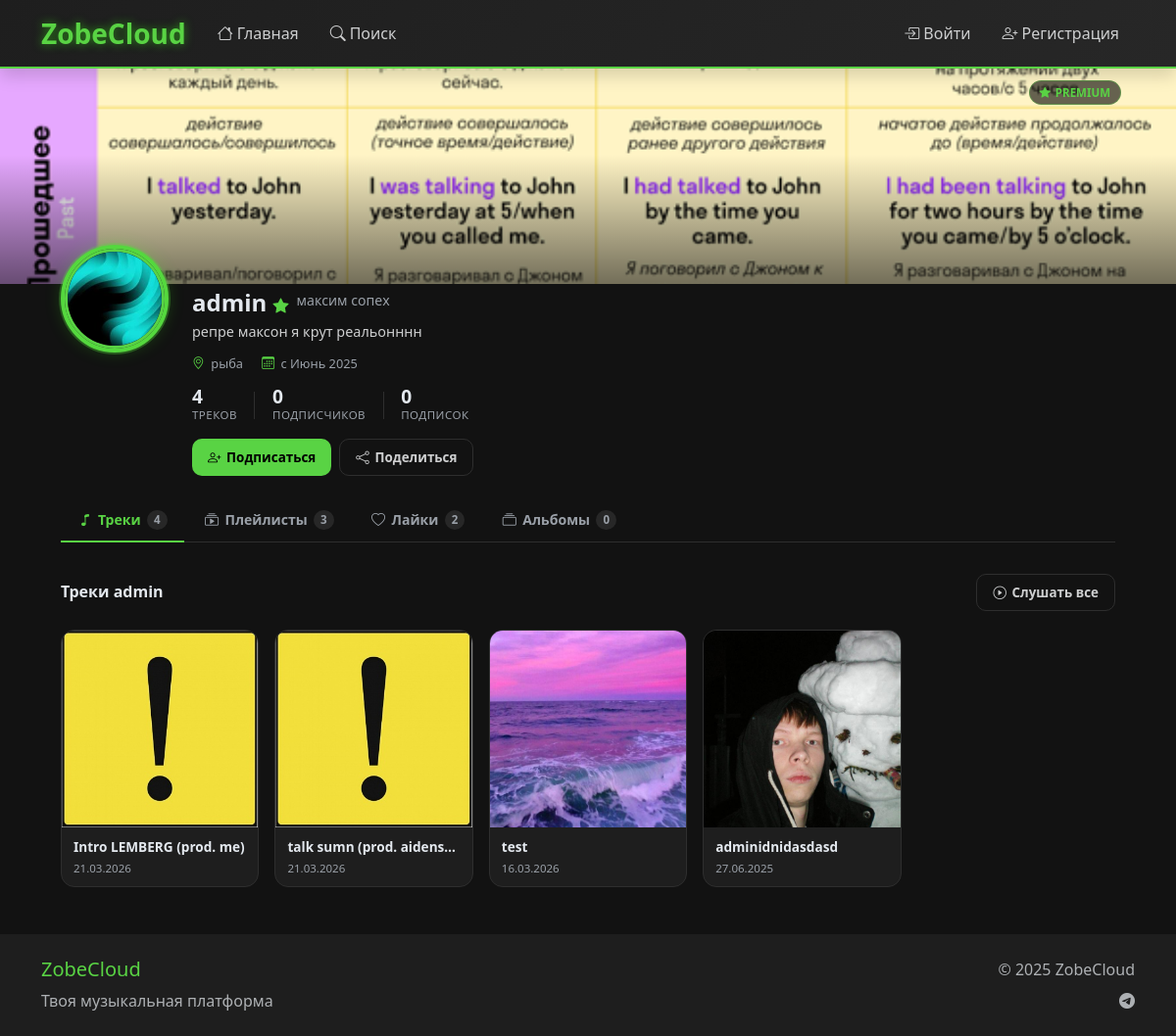
Screenshot of /user/admin/ with the database file from the repository.
### main/models.py (models this page shows, shortened)
class UserProfile(models.Model):
    user = models.OneToOneField(User, on_delete=models.CASCADE, related_name='profile')
    bio = models.TextField(max_length=500, blank=True, verbose_name="О себе")
    location = models.CharField(max_length=100, blank=True, verbose_name="Местоположение")
    website = models.URLField(blank=True, verbose_name="Веб-сайт")
    avatar = models.ImageField(upload_to='avatars/', blank=True, null=True, verbose_name="Аватар")
    banner = models.ImageField(upload_to='banners/', blank=True, null=True, verbose_name="Баннер")
    is_private = models.BooleanField(default=False, verbose_name="Приватный профиль")
    created_at = models.DateTimeField(auto_now_add=True)
    updated_at = models.DateTimeField(auto_now=True)
    last_seen = models.DateTimeField(null=True, blank=True, verbose_name="Последнее посещение")
    terms_accepted_at = models.DateTimeField(null=True, blank=True, verbose_name="Дата принятия лицензионного соглашения")
    class Meta:
        verbose_name = "Профиль пользователя"
        verbose_name_plural = "Профили пользователей"
    @property
    def avatar_url(self):
        if self.avatar and hasattr(self.avatar, 'url'):
            try:
                return self.avatar.url
            except ValueError:
                return self.get_default_avatar()
        return self.get_default_avatar()
    def get_default_avatar(self):
        return f"{settings.STATIC_URL}images/default-avatar.png"
    @property
    def banner_url(self):
        if self.banner and hasattr(self.banner, 'url'):
            try:
                return self.banner.url
            except ValueError:
                return None
        return None
    @property
    def followers_count(self):
        return self.user.followers.count()
    @property
    def following_count(self):
        return self.user.following.count()
    @property
    def is_premium(self):
        try:
            subscription = self.user.premium_subscriptions.filter(
                admin_confirmed=True,
                is_active=True,
                expires_at__gt=timezone.now()
            ).first()
            return subscription is not None
        except:
            return False

class Track(models.Model):
    VISIBILITY_CHOICES = [
        ('public', 'Публичный'),
        ('unlisted', 'По ссылке'),
        ('private', 'Приватный'),
    ]
    title = models.CharField(max_length=200, verbose_name="Название")
    description = models.TextField(blank=True, verbose_name="Описание")
    audio_file = models.FileField(upload_to='tracks/audio/', verbose_name="Аудиофайл")
    cover = models.ImageField(upload_to='tracks/covers/', blank=True, null=True, verbose_name="Обложка")
    user = models.ForeignKey(User, on_delete=models.CASCADE, verbose_name="Пользователь")
    genre = models.ForeignKey(Genre, on_delete=models.SET_NULL, null=True, blank=True, related_name='tracks', verbose_name="Жанр")
    tags = models.ManyToManyField(Tag, blank=True, related_name='tracks', verbose_name="Теги")
    duration = models.PositiveIntegerField(null=True, blank=True, verbose_name="Длительность (секунды)")
    visibility = models.CharField(max_length=10, choices=VISIBILITY_CHOICES, default='public', verbose_name="Видимость")
    allow_downloads = models.BooleanField(default=False, verbose_name="Разрешить скачивание")
    allow_comments = models.BooleanField(default=True, verbose_name="Разрешить комментарии")
    uploaded_at = models.DateTimeField(auto_now_add=True, verbose_name="Дата загрузки")
    plays_count = models.PositiveIntegerField(default=0, verbose_name="Количество прослушиваний")
    downloads_count = models.PositiveIntegerField(default=0, verbose_name="Количество скачиваний")
    slug = models.SlugField(max_length=250, blank=True, verbose_name="URL")
    album = models.ForeignKey('Album', on_delete=models.SET_NULL, null=True, blank=True, related_name='tracks', verbose_name="Альбом")
    release_at = models.DateTimeField(null=True, blank=True, verbose_name="Дата релиза")
    sort_order = models.PositiveIntegerField(default=0, verbose_name="Порядок в альбоме")
    class Meta:
        verbose_name = "Трек"
        verbose_name_plural = "Треки"
        ordering = ['-uploaded_at']
    @property
    def cover_url(self):
        if self.cover and hasattr(self.cover, 'url'):
            try:
                return self.cover.url
            except ValueError:
                return self.get_default_cover()
        return self.get_default_cover()
    @property
    def audio_url(self):
        if self.audio_file and hasattr(self.audio_file, 'url'):
            try:
                return self.audio_file.url
            except ValueError:
                return None
        return None

### main/views.py (the view, shortened to what this page needs)
# urls.py: path('user/<str:username>/', views.public_profile, name='public_profile'),
def public_profile(request, username):
    try:
        profile_user = get_object_or_404(User, username=username)
        is_own_profile = request.user.is_authenticated and request.user == profile_user
        if is_own_profile:
            tracks = Track.objects.filter(user=profile_user).order_by('-uploaded_at')
        else:
            tracks = Track.objects.filter(
                user=profile_user,
                visibility='public'
            ).order_by('-uploaded_at')
        if is_own_profile:
            playlists = Playlist.objects.filter(user=profile_user).annotate(tracks_count=Count('tracks')).order_by('-updated_at')
        else:
            playlists = Playlist.objects.filter(
                user=profile_user,
                visibility='public'
            ).annotate(tracks_count=Count('tracks')).order_by('-updated_at')
        tracks_count = tracks.count()
        playlists_count = playlists.count()
        total_plays = sum(track.plays_count for track in tracks)
        liked_track_ids = TrackLike.objects.filter(
            user=profile_user, is_like=True
        ).values_list('track_id', flat=True)
        liked_tracks = Track.objects.filter(id__in=liked_track_ids).select_related('user').order_by('-uploaded_at')
        is_following = False
        if request.user.is_authenticated and not is_own_profile:
            is_following = Follow.objects.filter(
                follower=request.user,
                following=profile_user
            ).exists()
        is_blocked = False
        is_blocked_by = False
        if request.user.is_authenticated and not is_own_profile:
            is_blocked = Block.objects.filter(blocker=request.user, blocked=profile_user).exists()
            is_blocked_by = Block.objects.filter(blocker=profile_user, blocked=request.user).exists()
        context = {
            'profile_user': profile_user,
            'is_own_profile': is_own_profile,
            'tracks': tracks,
            'playlists': playlists,
            'liked_tracks': liked_tracks,
            'tracks_count': tracks_count,
            'playlists_count': playlists_count,
            'liked_count': liked_tracks.count(),
            'total_plays': total_plays,
            'is_following': is_following,
            'is_blocked': is_blocked,
            'is_blocked_by': is_blocked_by,
        }
        return render(request, 'main/profile.html', context)
    except Exception as e:
        messages.error(request, f'Ошибка при загрузке профиля: {str(e)}')
        return redirect('home')

### main/models.py (called while the page is built)
    @property
    def cover_url(self):
        if self.cover and hasattr(self.cover, 'url'):
            try:
                return self.cover.url
            except ValueError:
                return self.get_default_cover()
        return self.get_default_cover()

    def get_default_cover(self):
        return f"{settings.STATIC_URL}images/default-playlist-cover.png"

### templates/main/profile.html (shortened to what this page needs)
{% extends "main/base.html" %}
{% load static %}
{% block content %}
{% if profile_user.profile.is_premium %}
  <div class="pf-banner-wrap">
    <div class="profile-banner pf-banner-img"
         style="background-image:url('{{ profile_user.profile.banner_url }}');">
      <div class="pf-banner-overlay"></div>
      <div class="pf-premium-tag"><i class="bi bi-star-fill"></i> PREMIUM</div>
    </div>
  </div>
{% endif %}
<div class="container" style="max-width:1100px;">
  <div class="pf-header">
    <div class="pf-avatar-area">
      <div class="avatar-wrapper {% if profile_user.profile.is_premium %}pf-avatar-premium{% endif %}">
        <img src="{{ profile_user.profile.avatar_url }}"
             alt="{{ profile_user.username }}"
             class="profile-avatar pf-avatar"
             onerror="this.src='{{ profile_user.profile.get_default_avatar }}'">
      </div>
    </div>
    <div class="pf-info">
      <div class="pf-name-row">
        <h1 class="pf-username">
          {{ profile_user.username }}
          {% if profile_user.profile.is_premium %}
            <span class="pf-star-badge" title="Premium"><i class="bi bi-star-fill"></i></span>
          {% endif %}
        </h1>
        {% if profile_user.first_name or profile_user.last_name %}
          <div class="pf-realname">{{ profile_user.first_name }} {{ profile_user.last_name }}</div>
        {% endif %}
      </div>
      {% if profile_user.profile.bio %}
        <p class="pf-bio">{{ profile_user.profile.bio }}</p>
      {% endif %}
      <div class="pf-meta">
        {% if profile_user.profile.location %}
          <span><i class="bi bi-geo-alt"></i> {{ profile_user.profile.location }}</span>
        {% endif %}
        <span><i class="bi bi-calendar3"></i> с {{ profile_user.profile.created_at|date:"F Y" }}</span>
      </div>
      <div class="pf-stats-row">
        <div class="pf-stat">
          <span class="pf-stat-n">{{ tracks_count }}</span>
          <span class="pf-stat-l">треков</span>
        </div>
        <div class="pf-stat">
          <span class="pf-stat-n">{{ profile_user.profile.followers_count }}</span>
          <span class="pf-stat-l">подписчиков</span>
        </div>
        <div class="pf-stat">
          <span class="pf-stat-n">{{ profile_user.profile.following_count }}</span>
          <span class="pf-stat-l">подписок</span>
        </div>
      </div>
      <div class="pf-actions-row">
        {% if is_own_profile %}
          <button class="pf-btn pf-btn-outline" onclick="editProfile()">
            <i class="bi bi-pencil-fill"></i> Редактировать
          </button>
          {% if profile_user.profile.is_premium %}
            <a href="{% url 'premium_status' %}" class="pf-btn pf-btn-star">
              <i class="bi bi-star-fill"></i> Premium
            </a>
            {% if user.profile.is_premium %}
              <a href="{% url 'premium_analytics' %}" class="pf-btn pf-btn-green">
                <i class="bi bi-bar-chart-line"></i> Аналитика
              </a>
            {% endif %}
          {% else %}
            <a href="{% url 'premium_ord' %}" class="pf-btn pf-btn-outline">
              <i class="bi bi-star"></i> Получить Premium
            </a>
          {% endif %}
          <a href="{% url 'logout' %}" class="pf-btn pf-btn-ghost">
            <i class="bi bi-box-arrow-right"></i> Выйти
          </a>
        {% else %}
          <button class="pf-btn {% if is_following %}pf-btn-outline{% else %}pf-btn-green{% endif %}" id="followBtn" onclick="toggleFollow()">
            <i class="bi {% if is_following %}bi-person-check{% else %}bi-person-plus{% endif %}"></i>
            {% if is_following %}Вы подписаны{% else %}Подписаться{% endif %}
          </button>
          <button class="pf-btn pf-btn-outline" onclick="shareProfile()">
            <i class="bi bi-share"></i> Поделиться
          </button>
        {% endif %}
      </div>
    </div>
  </div>
  <div class="pf-tabs-wrap">
    <ul class="nav pf-nav" id="profileTabs" role="tablist">
      <li class="nav-item">
        <button class="pf-tab active" id="tracks-tab" data-bs-toggle="pill" data-bs-target="#tracks" type="button" role="tab">
          <i class="bi bi-music-note"></i> Треки <span class="pf-tab-count">{{ tracks_count }}</span>
        </button>
      </li>
      <li class="nav-item">
        <button class="pf-tab" id="playlists-tab" data-bs-toggle="pill" data-bs-target="#playlists" type="button" role="tab">
          <i class="bi bi-collection-play"></i> Плейлисты <span class="pf-tab-count">{{ playlists_count }}</span>
        </button>
      </li>
      <li class="nav-item">
        <button class="pf-tab" id="likes-tab" data-bs-toggle="pill" data-bs-target="#likes" type="button" role="tab">
          <i class="bi bi-heart"></i> Лайки <span class="pf-tab-count">{{ liked_count }}</span>
        </button>
      </li>
      <li class="nav-item">
        <button class="pf-tab" id="albums-tab" data-bs-toggle="pill" data-bs-target="#albums" type="button" role="tab">
          <i class="bi bi-collection"></i> Альбомы <span class="pf-tab-count">{{ albums|length }}</span>
        </button>
      </li>
    </ul>
  </div>
  <div class="tab-content pf-content" id="profileTabsContent">
    <div class="tab-pane fade show active" id="tracks" role="tabpanel">
      <div class="pf-section-header">
        <h4 class="pf-section-title">{% if is_own_profile %}Мои треки{% else %}Треки {{ profile_user.username }}{% endif %}</h4>
        {% if is_own_profile %}
          <button type="button" class="pf-btn pf-btn-green" data-bs-toggle="modal" data-bs-target="#uploadModal">
            <i class="bi bi-plus-circle"></i> Загрузить трек
          </button>
          <button type="button" class="pf-btn pf-btn-outline" data-bs-toggle="modal" data-bs-target="#albumModal">
            <i class="bi bi-collection"></i> Альбом
          </button>
        {% else %}
          {% if tracks %}
            <button class="pf-btn pf-btn-outline" onclick="playAllTracks()">
              <i class="bi bi-play-circle"></i> Слушать все
            </button>
          {% endif %}
        {% endif %}
      </div>
      {% if tracks %}
        <div class="pf-tracks-grid">
          {% for track in tracks %}
            <div class="pf-track-card" data-track-id="{{ track.id }}">
              <div class="pf-track-cover">
                <img src="{{ track.cover_url }}" alt="{{ track.title }}" class="track-cover"
                     onerror="this.style.display='none';this.nextElementSibling.style.display='flex';">
              </div>
              <div class="pf-track-info">
                <a href="{% url 'track_detail' track.id %}" class="pf-track-title">{{ track.title }}</a>
                <div class="pf-track-date">{{ track.uploaded_at|date:"d.m.Y" }}</div>
              </div>
            </div>
          {% endfor %}
        </div>
      {% endif %}
    </div>
  </div>
</div>
{% endblock %}

### static/css/style.css (style rules this page uses)
:root { --bg-primary: #121212; --bg-secondary: #1e1e1e; --bg-tertiary: #272727; --bg-quaternary: #2e2e2e; --bg-dark: #121212; --card-bg: #1e1e1e; --text-primary: #e3e8ee; --text-secondary: #cecfd0; --text-muted: #9aa0a8; --accent-green: #59d344; --accent-green-hover: #29c20e; --accent-green-light: #4cd131; --accent-green-dark: #28990e; --accent-color: #59d344; --accent-hover: #29c20e; --accent-secondary: #1d6b0f; --success-color: var(--accent-green); --danger-color: #f35f6b; --warning-color: #f8b539; --info-color: #899bfd; --border-color: #2e2e2e; --border-hover: var(--accent-green); --border-radius: 12px; --shadow-light: 0 2px 8px rgba(0, 0, 0, 0.3); --shadow-medium: 0 4px 16px rgba(0, 0, 0, 0.4); --shadow-heavy: 0 8px 32px rgba(0, 0, 0, 0.6); --shadow-green: 0 0 20px rgba(89, 211, 68, 0.35); --shadow: 0 4px 16px rgba(0, 0, 0, 0.4); }
* { box-sizing: border-box; }
html { height: 100%; }
body { background: linear-gradient(135deg, var(--bg-primary) 0%, var(--bg-secondary) 100%); color: var(--text-primary); font-family: 'Segoe UI', Tahoma, Geneva, Verdana, sans-serif; min-height: 100vh; display: flex; flex-direction: column; }
.bg-dark { background: var(--bg-primary) !important; }
.profile-avatar { width: 150px; height: 150px; object-fit: cover; border-radius: 50%; border: 3px solid var(--accent-green); box-shadow: 0 0 20px rgba(57, 255, 20, 0.3); margin-bottom: 1.5rem; transition: all 0.3s ease; }
.track-cover { width: 100%; height: 100%; object-fit: cover; transition: all 0.3s ease; }
.track-cover { position: relative; }
a, button, .btn, .nav-link, .track-card, .artist-card, .playlist-card { transition-property: background-color, border-color, color, opacity, transform, box-shadow; transition-duration: 0.3s; transition-timing-function: ease; }

### rows the page displays
Track: cover_url (picture), title "Intro LEMBERG (prod. me)", uploaded_at "21.03.2026"
Track: cover_url (picture), title "talk sumn (prod. aidens…", uploaded_at "21.03.2026"
Track: cover_url (picture), title "test", uploaded_at "16.03.2026"
Track: cover_url (picture), title "adminidnidasdasd", uploaded_at "27.06.2025"

### other values shown
{{ profile_user.username }} "admin"
{{ profile_user.first_name }} "максим"
{{ profile_user.last_name }} "сопех"
{{ profile_user.profile.bio }} "репре максон я крут реальонннн"
{{ profile_user.profile.location }} "рыба"
{{ profile_user.profile.created_at|date:"F Y" }} "Июнь 2025"
{{ tracks_count }} "4"
{{ profile_user.profile.followers_count }} "0"
{{ profile_user.profile.following_count }} "0"
{{ playlists_count }} "3"
{{ liked_count }} "2"
{{ albums|length }} "0"
